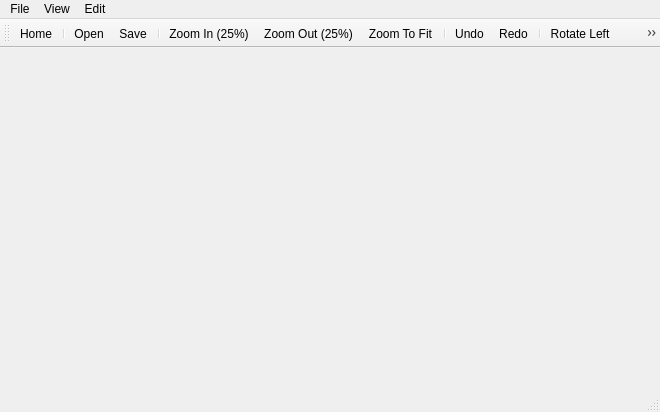
<?xml version="1.0" encoding="UTF-8"?>
<ui version="4.0">
 <class>MainWindow</class>
 <widget class="QMainWindow" name="MainWindow">
  <property name="geometry">
   <rect>
    <x>0</x>
    <y>0</y>
    <width>660</width>
    <height>412</height>
   </rect>
  </property>
  <property name="windowTitle">
   <string>MainWindow</string>
  </property>
  <property name="autoFillBackground">
   <bool>false</bool>
  </property>
  <widget class="QWidget" name="centralWidget"/>
  <widget class="QMenuBar" name="menuBar">
   <property name="geometry">
    <rect>
     <x>0</x>
     <y>0</y>
     <width>660</width>
     <height>28</height>
    </rect>
   </property>
   <widget class="QMenu" name="menuFile">
    <property name="title">
     <string>File</string>
    </property>
    <addaction name="actionOpen"/>
    <addaction name="separator"/>
    <addaction name="actionSave"/>
   </widget>
   <widget class="QMenu" name="menuView">
    <property name="title">
     <string>View</string>
    </property>
    <addaction name="actionZoomIn"/>
    <addaction name="actionZoomOut"/>
    <addaction name="actionZoomToFit"/>
    <addaction name="separator"/>
    <addaction name="actionShowToolbar"/>
    <addaction name="actionFullscreen"/>
   </widget>
   <widget class="QMenu" name="menuEdit">
    <property name="title">
     <string>Edit</string>
    </property>
    <addaction name="actionUndo"/>
    <addaction name="actionRedo"/>
    <addaction name="separator"/>
    <addaction name="actionRotateLeft"/>
    <addaction name="actionRotateRight"/>
    <addaction name="separator"/>
    <addaction name="actionCrop"/>
    <addaction name="separator"/>
    <addaction name="actionPaintBlack"/>
   </widget>
   <addaction name="menuFile"/>
   <addaction name="menuView"/>
   <addaction name="menuEdit"/>
  </widget>
  <widget class="QStatusBar" name="statusBar">
   <property name="enabled">
    <bool>true</bool>
   </property>
  </widget>
  <widget class="QToolBar" name="mainToolBar">
   <attribute name="toolBarArea">
    <enum>TopToolBarArea</enum>
   </attribute>
   <attribute name="toolBarBreak">
    <bool>false</bool>
   </attribute>
   <addaction name="actionHome"/>
   <addaction name="separator"/>
   <addaction name="actionOpen"/>
   <addaction name="actionSave"/>
   <addaction name="separator"/>
   <addaction name="actionZoomIn"/>
   <addaction name="actionZoomOut"/>
   <addaction name="actionZoomToFit"/>
   <addaction name="separator"/>
   <addaction name="actionUndo"/>
   <addaction name="actionRedo"/>
   <addaction name="separator"/>
   <addaction name="actionRotateLeft"/>
   <addaction name="actionRotateRight"/>
   <addaction name="separator"/>
   <addaction name="actionCrop"/>
   <addaction name="separator"/>
   <addaction name="actionPaintBlack"/>
   <addaction name="separator"/>
   <addaction name="actionLeft"/>
   <addaction name="actionRight"/>
   <addaction name="separator"/>
  </widget>
  <action name="actionOpen">
   <property name="icon">
    <iconset resource="icons.qrc">
     <normaloff>:/Icons/openfile.png</normaloff>:/Icons/openfile.png</iconset>
   </property>
   <property name="text">
    <string>&amp;Open</string>
   </property>
   <property name="shortcut">
    <string>Ctrl+O</string>
   </property>
  </action>
  <action name="actionZoomIn">
   <property name="icon">
    <iconset resource="icons.qrc">
     <normaloff>:/Icons/zoomin.png</normaloff>:/Icons/zoomin.png</iconset>
   </property>
   <property name="text">
    <string>Zoom &amp;In (25%)</string>
   </property>
   <property name="shortcut">
    <string>Ctrl++</string>
   </property>
  </action>
  <action name="actionZoomOut">
   <property name="icon">
    <iconset resource="icons.qrc">
     <normaloff>:/Icons/zoomout.png</normaloff>:/Icons/zoomout.png</iconset>
   </property>
   <property name="text">
    <string>Zoom Out (25%)</string>
   </property>
   <property name="shortcut">
    <string>Ctrl+-</string>
   </property>
  </action>
  <action name="actionRotateLeft">
   <property name="icon">
    <iconset resource="icons.qrc">
     <normaloff>:/Icons/rotateleft.png</normaloff>:/Icons/rotateleft.png</iconset>
   </property>
   <property name="text">
    <string>Rotate Left</string>
   </property>
   <property name="shortcut">
    <string>Ctrl+L</string>
   </property>
  </action>
  <action name="actionRotateRight">
   <property name="icon">
    <iconset resource="icons.qrc">
     <normaloff>:/Icons/rotateright.png</normaloff>:/Icons/rotateright.png</iconset>
   </property>
   <property name="text">
    <string>Rotate Right</string>
   </property>
   <property name="shortcut">
    <string>Ctrl+R</string>
   </property>
  </action>
  <action name="actionCrop">
   <property name="icon">
    <iconset resource="icons.qrc">
     <normaloff>:/Icons/crop.png</normaloff>:/Icons/crop.png</iconset>
   </property>
   <property name="text">
    <string>Crop</string>
   </property>
   <property name="shortcut">
    <string>Ctrl+K</string>
   </property>
  </action>
  <action name="actionSave">
   <property name="icon">
    <iconset resource="icons.qrc">
     <normaloff>:/Icons/save.png</normaloff>:/Icons/save.png</iconset>
   </property>
   <property name="text">
    <string>Save</string>
   </property>
   <property name="shortcut">
    <string>Ctrl+S</string>
   </property>
  </action>
  <action name="actionShowToolbar">
   <property name="checkable">
    <bool>true</bool>
   </property>
   <property name="checked">
    <bool>true</bool>
   </property>
   <property name="text">
    <string>Show Toolbar</string>
   </property>
   <property name="shortcut">
    <string>Ctrl+I</string>
   </property>
  </action>
  <action name="actionPaintBlack">
   <property name="icon">
    <iconset resource="icons.qrc">
     <normaloff>:/Icons/paintblack.png</normaloff>:/Icons/paintblack.png</iconset>
   </property>
   <property name="text">
    <string>Paint Black</string>
   </property>
   <property name="shortcut">
    <string>Ctrl+Shift+B</string>
   </property>
  </action>
  <action name="actionUndo">
   <property name="icon">
    <iconset resource="icons.qrc">
     <normaloff>:/Icons/undo.png</normaloff>:/Icons/undo.png</iconset>
   </property>
   <property name="text">
    <string>Undo</string>
   </property>
  </action>
  <action name="actionRedo">
   <property name="icon">
    <iconset resource="icons.qrc">
     <normaloff>:/Icons/redo.png</normaloff>:/Icons/redo.png</iconset>
   </property>
   <property name="text">
    <string>Redo</string>
   </property>
  </action>
  <action name="actionFullscreen">
   <property name="text">
    <string>Toggle Fullscreen</string>
   </property>
  </action>
  <action name="actionZoomToFit">
   <property name="icon">
    <iconset resource="icons.qrc">
     <normaloff>:/Icons/zoomtowindow.png</normaloff>:/Icons/zoomtowindow.png</iconset>
   </property>
   <property name="text">
    <string>Zoom To Fit</string>
   </property>
  </action>
  <action name="actionLeft">
   <property name="icon">
    <iconset theme="left.png">
     <normalon>:/Icons/left.png</normalon>
    </iconset>
   </property>
   <property name="text">
    <string>Left</string>
   </property>
   <property name="shortcut">
    <string>Ctrl+L</string>
   </property>
  </action>
  <action name="actionRight">
   <property name="icon">
    <iconset theme="right.png">
     <activeon>:/Icons/right.png</activeon>
    </iconset>
   </property>
   <property name="text">
    <string>Right</string>
   </property>
   <property name="shortcut">
    <string>Ctrl+R</string>
   </property>
  </action>
  <action name="actionHome">
   <property name="icon">
    <iconset theme="home.png" resource="icons.qrc">
     <normaloff>:/Icons/home.png</normaloff>:/Icons/home.png</iconset>
   </property>
   <property name="text">
    <string>Home</string>
   </property>
   <property name="shortcut">
    <string>Ctrl+H</string>
   </property>
  </action>
 </widget>
 <layoutdefault spacing="6" margin="11"/>
 <resources>
  <include location="icons.qrc"/>
 </resources>
 <connections/>
</ui>
